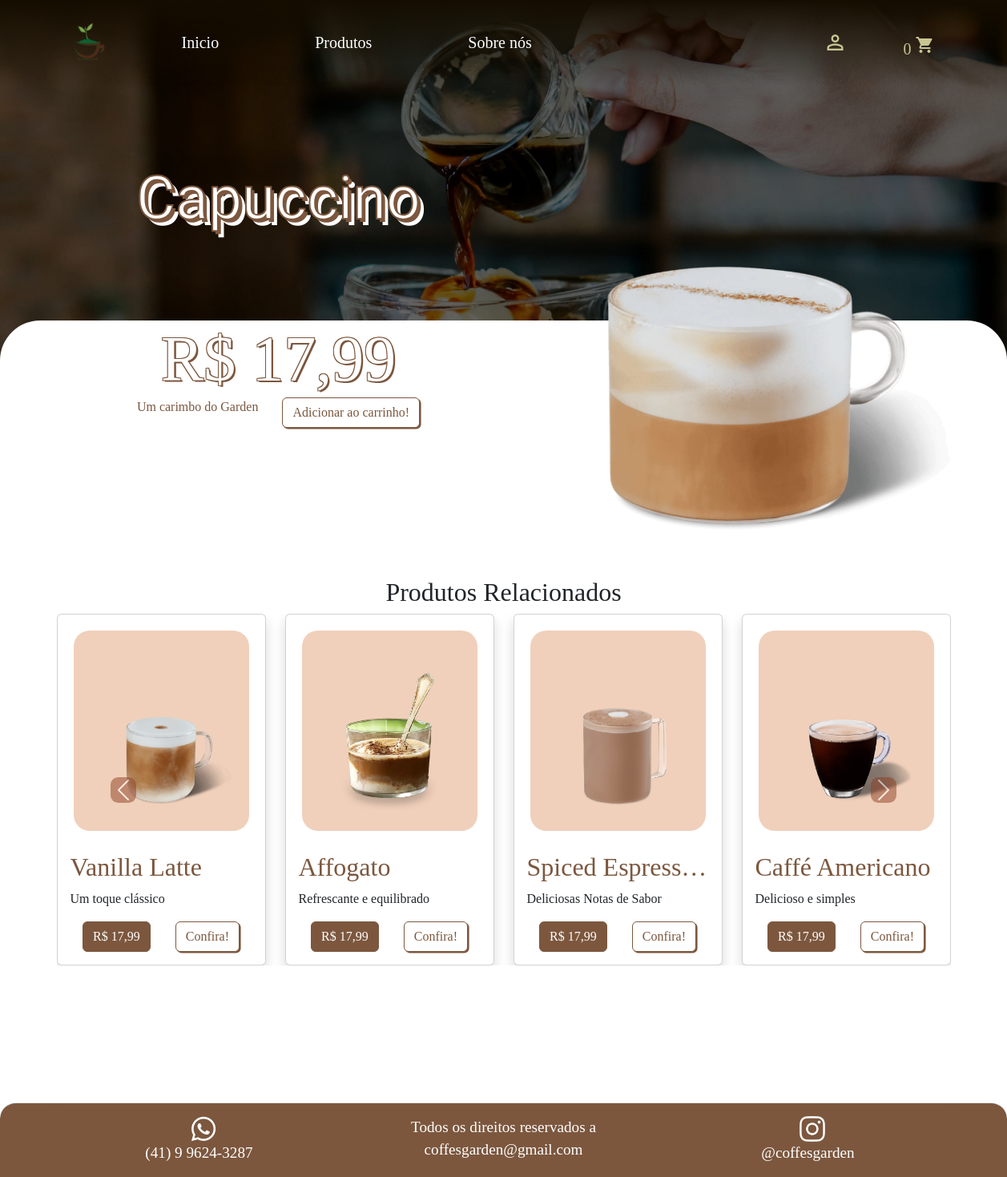
The page /um-produto.php?id_produto=7 on the database its author committed.
### tables this page shows
CREATE TABLE `produtos` (
  `id_produto` int(11) NOT NULL,
  `nome_produto` varchar(255) NOT NULL,
  `descricao` varchar(200) NOT NULL,
  `preco` float NOT NULL,
  `foto_produto` varchar(200) NOT NULL,
  `tipo` varchar(255) NOT NULL,
  `destaque` int(2) NOT NULL
);

### um-produto.php (the view, shortened to what this page needs)
<?php
$database = new Conexao();
$db = $database->getConnection();
$produto = null;
if (isset($_GET['id_produto'])) {
    $id_produto = $_GET['id_produto'];
    $sql = "SELECT * FROM produtos WHERE id_produto = :id_produto";
    $stmt = $db->prepare($sql);
    $stmt->bindParam(':id_produto', $id_produto);
    $stmt->execute();
    if ($stmt->rowCount() > 0) {
        $produto = $stmt->fetch(PDO::FETCH_ASSOC);
    } else {
        echo "Produto não encontrado.";
        exit();
    }
}
$tipo_atual = $produto['tipo'];
$sql_related = "SELECT * FROM produtos WHERE tipo = :tipo AND id_produto != :id_produto LIMIT 8";
$stmt_related = $db->prepare($sql_related);
$stmt_related->bindParam(':tipo', $tipo_atual);
$stmt_related->bindParam(':id_produto', $id_produto);
$stmt_related->execute();
$produtos_relacionados = $stmt_related->fetchAll(PDO::FETCH_ASSOC);
?>
<!DOCTYPE html>
<html lang="pt_BR">
<head>
    <link href="https://cdn.jsdelivr.net/npm/bootstrap@5.3.2/dist/css/bootstrap.min.css" rel="stylesheet">
    <link href="https://cdn.jsdelivr.net/npm/bootstrap@5.3.2/dist/css/bootstrap.min.css" rel="stylesheet">
    <link rel="stylesheet" href="um-produto.css">
</head>
<body>
    <?php require('view/header.php'); ?>
    <section id="corpo">
        <section id="container">
            <div class="container" style="height: 850px; ">
                <div class="row g-2 justify-content-around tudo">
                    <div class="col-md-6 d-flex flex-column justify-content-center align-itens-center order-lg-2 texts">
                        <div class="p-3 ">
                            <div class="preco">
                                <h1 class="custom-highlight" style="font-size: 4.7em;">
                                    <?php echo $produto['nome_produto']; ?>
                                </h1>
                            </div>
                        </div>
                        <div class="p-3" style="margin-top: 20px;">
                            <div class="preco">
                                <h3>R$
                                    <?php echo number_format($produto['preco'], 2, ',', '.'); ?>
                                </h3>
                                <p class="produto-descricao">
                                    <?php echo $produto['descricao']; ?>
                                    <?php echo '<a name="add_carrinho" type = "submit" class=" add-to-cart btn btn-secondary confira shadow-sm">Adicionar ao carrinho!</a>'; ?>
                                </p>
                            </div>
                        </div>
                    </div>
                    <div class="col-md-6 d-flex justify-content-center align-itens-center order-lg-2">
                        <div class="p-3 imagem">
                            <img src="<?php echo $produto['foto_produto']; ?>" alt="<?php echo $produto['nome_produto']; ?>" class="mx-auto d-block  " width="700" height="auto">
                        </div>
                    </div>
                </div>
                <section id="related-products">
                    <h2 class="text-center">Produtos Relacionados</h2>
                    <div id="relatedCarousel" class="carousel slide" data-bs-ride="carousel">
                        <div class="carousel-inner">
                            <?php foreach (array_chunk($produtos_relacionados, 4) as $key => $four_products) : ?>
                                <div class="carousel-item <?php if ($key == 0)
                                                                echo 'active'; ?>">
                                    <div class="row">
                                        <?php foreach ($four_products as $produto_relacionado) : ?>
                                            <?php
                                            echo '<div class="col-md-3 product-card ">';
                                            echo '<div class="card shadow">';
                                            echo '<div class="cinza">';
                                            echo '<img src="' . $produto_relacionado["foto_produto"] . '" alt="' . $produto_relacionado["nome_produto"] . '" class="card-img-top">';
                                            echo '</div>';
                                            echo '<div class="card-body">';
                                            echo '<h2 class="card-title">' . $produto_relacionado["nome_produto"] . '</h2>';
                                            echo '<p class="card-text">' . $produto_relacionado["descricao"] . '</p>';
                                            echo '<div class="d-flex justify-content-around">';
                                            echo '<a href="um-produto.php?id_produto=' . $produto_relacionado["id_produto"] . '" name="add" style="padding-bottom: 0rem;" class=" btn btn-primary preco">R$ ' . number_format($produto['preco'], 2, ',', '.') . '</a>';
                                            echo '<a href="um-produto.php?id_produto=' . $produto_relacionado["id_produto"] . '" name="add" class=" btn btn-secondary confira shadow-sm">Confira!</a>';
                                            echo '</div>';
                                            echo '</div>';
                                            echo '</div>';
                                            echo '</div>';
                                            ?>
                                        <?php endforeach; ?>
                                    </div>
                                </div>
                            <?php endforeach; ?>
                            <a class="carousel-control-prev" href="#relatedCarousel" role="button" data-bs-slide="prev">
                                <span class="carousel-control-prev-icon" aria-hidden="true"></span>
                            </a>
                            <a class="carousel-control-next" href="#relatedCarousel" role="button" data-bs-slide="next">
                                <span class="carousel-control-next-icon" aria-hidden="true"></span>
                            </a>
                        </div>
                    </div>
                </section>
            </div>
            <?php include_once('view/rodape.php'); ?>
        </section>
    </section>
</body>
</html>

### um-produto.css (style rules this page uses)
body { font-family: 'Josefin Slab', serif; background-size: cover; background: transparent; width: 100%; height: 100VH; display: flex; align-items: center; flex-direction: column; }
.carousel-control-prev, .carousel-control-next { display: flex; }
body > :not(header) span { background-color: #8C3F23 !important; border-radius: 30%; }
#corpo { width: 100%; position: relative; }
#container { border-radius: 50px 50px 0 0; margin-top: 400px; position: absolute; top: 0; left: 0; width: 100%; height: 100%; background-color: #ffffff; display: flex; align-items: center; flex-direction: column; }
#container h1 { -webkit-text-stroke-width: 2px; -webkit-text-stroke-color: #7C573E; color: white; font-family: 'Galada', cursive; font-size: 5em; text-shadow: 0.05em 0.05em 0em #7C573E, 0.10em 0.10em 0em #FFFFFF ; }
.cinza { background-color: rgb(181, 181, 181); }
.cinza { display: flex; align-items: center; justify-content: center; border-radius: 20px; margin: 20px 20px 10px 20px; padding: 25px; background-color: rgba(205, 96, 24, 0.296); }
.cinza img { width: 200px; height: auto; }
.card-body h2 { color: #7C573E; }
.btn-primary { --bs-btn-color: #fff !important; --bs-btn-bg: #7C573E !important; --bs-btn-border-color: #7C573E !important; --bs-btn-hover-color: #fff !important; --bs-btn-hover-bg: #3b2516 !important; --bs-btn-hover-border-color: #3b2516 !important; }
.confira { display: flex; align-items: center; justify-content: center; }
.btn-secondary { --bs-btn-color: #7C573E !important; --bs-btn-bg: #fff !important; --bs-btn-border-color: #7C573E !important; --bs-btn-hover-color: #fff !important; --bs-btn-hover-bg: #3b2516 !important; --bs-btn-hover-border-color: #3b2516 !important; }
.shadow-sm { --bs-box-shadow-sm: 0.1rem 0.1rem 0rem rgb(124 87 62); }
.card-body { padding: 0; }
.shadow { max-height: 700px; }
.preco p { color: #7C573E; }
.preco { padding-bottom: 3rem; display: flex; flex-direction: column; justify-content: center; align-items: center; }
.preco h3 { margin-bottom: 0; color: white; font-size: 5em; text-shadow: -1px -1px 0 #7C573E, 1px -1px 0 #7C573E, -1px 1px 0 #7C573E, 1px 1px 0 #7C573E, 0.03em 0.03em 0em #7C573E; }
.imagem { position: relative; top: 50px; }
.tudo { position: relative; top: -30rem; }
.produto-descricao { display: flex; flex-direction:row; }
.produto-descricao a { margin: 0px 0 0 30px; }
.texts { height: 60rem; }
#related-products { position: relative; top: -40rem; }
.product-card .card { max-height: 700px; overflow: hidden; }
.product-card .card-title, .product-card .card-text { white-space: nowrap; overflow: hidden; text-overflow: ellipsis; }

### view/header.php (style rules this page uses)
* { font-family: 'Josefin Slab', serif; margin: 0; }

### view/rodape.php (style rules this page uses)
* { font-family: 'Josefin Slab', serif; margin: 0; }
body { display: flex; flex-direction: column; min-height: 100vh; width: 100% !important; }

### rows shown on the page
produtos: nome_produto "Capuccino", preco "17,99", descricao "Um carimbo do Garden", foto_produto (picture)
produtos: foto_produto (picture), nome_produto "Vanilla Latte", descricao "Um toque clássico"
produtos: foto_produto (picture), nome_produto "Affogato", descricao "Refrescante e equilibrado"
produtos: foto_produto (picture), nome_produto "Spiced Espress…", descricao "Deliciosas Notas de Sabor"
produtos: foto_produto (picture), nome_produto "Caffé Americano", descricao "Delicioso e simples"
